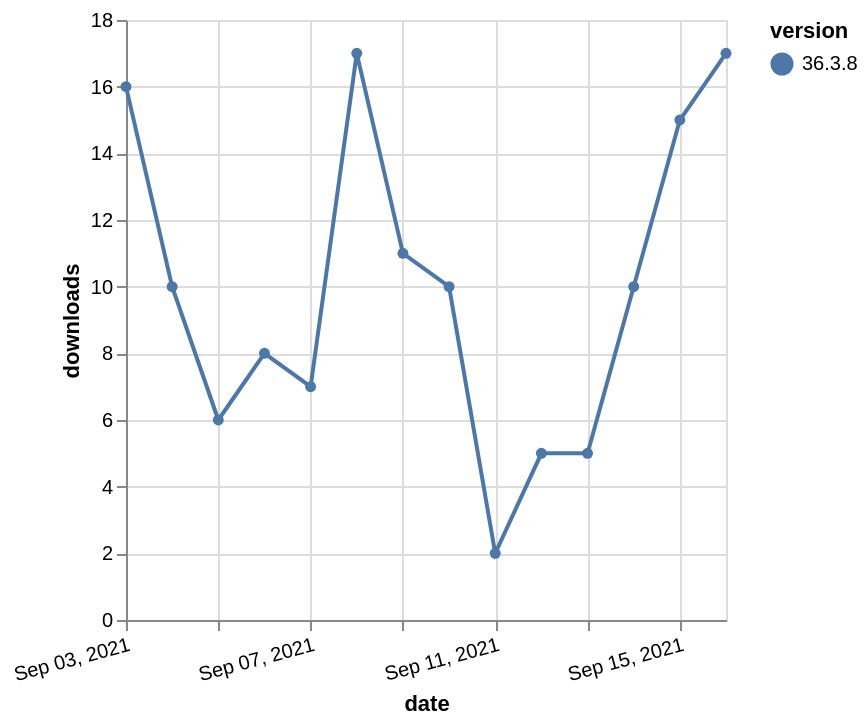

Write the Vega-Lite specification saved for this chart.
### Vega-Lite specification from a JSON file in a GitHub repository (floating-point values rounded to 4 significant figures)
{"$schema": "https://vega.github.io/schema/vega-lite/v5.json", "description": "A simple bar chart with embedded data.", "data": {"values": [{"date": "2021-09-03", "total": 10013, "delta": 16, "version": "36.3.8"}, {"date": "2021-09-04", "total": 10023, "delta": 10, "version": "36.3.8"}, {"date": "2021-09-05", "total": 10029, "delta": 6, "version": "36.3.8"}, {"date": "2021-09-06", "total": 10037, "delta": 8, "version": "36.3.8"}, {"date": "2021-09-07", "total": 10044, "delta": 7, "version": "36.3.8"}, {"date": "2021-09-08", "total": 10061, "delta": 17, "version": "36.3.8"}, {"date": "2021-09-09", "total": 10072, "delta": 11, "version": "36.3.8"}, {"date": "2021-09-10", "total": 10082, "delta": 10, "version": "36.3.8"}, {"date": "2021-09-11", "total": 10084, "delta": 2, "version": "36.3.8"}, {"date": "2021-09-12", "total": 10089, "delta": 5, "version": "36.3.8"}, {"date": "2021-09-13", "total": 10094, "delta": 5, "version": "36.3.8"}, {"date": "2021-09-14", "total": 10104, "delta": 10, "version": "36.3.8"}, {"date": "2021-09-15", "total": 10119, "delta": 15, "version": "36.3.8"}, {"date": "2021-09-16", "total": 10136, "delta": 17, "version": "36.3.8"}]}, "width": "container", "mark": {"type": "line", "point": {"filled": true}}, "encoding": {"x": {"field": "date", "type": "temporal", "timeUnit": "yearmonthdate", "title": "date", "axis": {"labelAngle": -15}}, "y": {"field": "delta", "type": "quantitative", "title": "downloads"}, "color": {"field": "version", "type": "nominal"}, "tooltip": {"field": "delta"}}}
